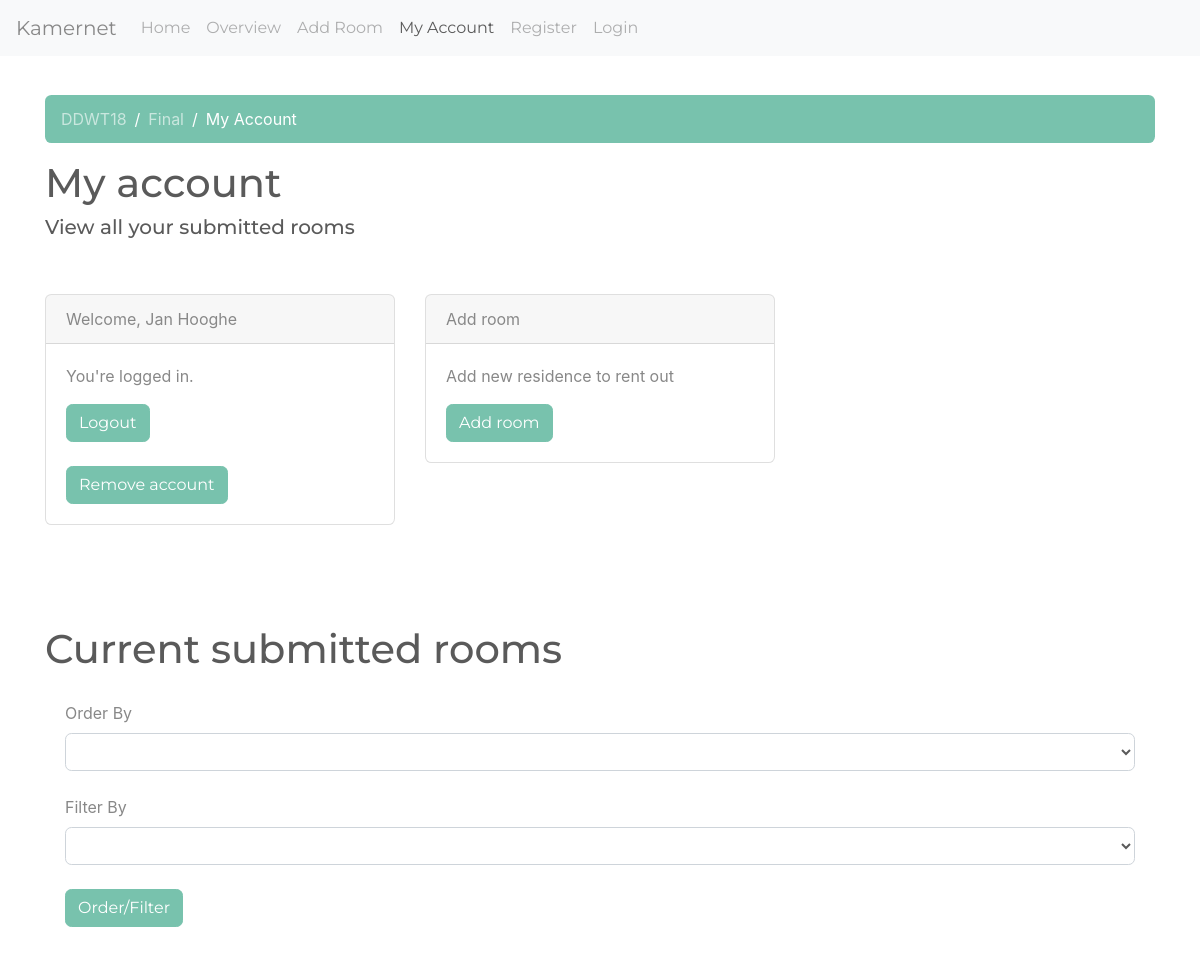
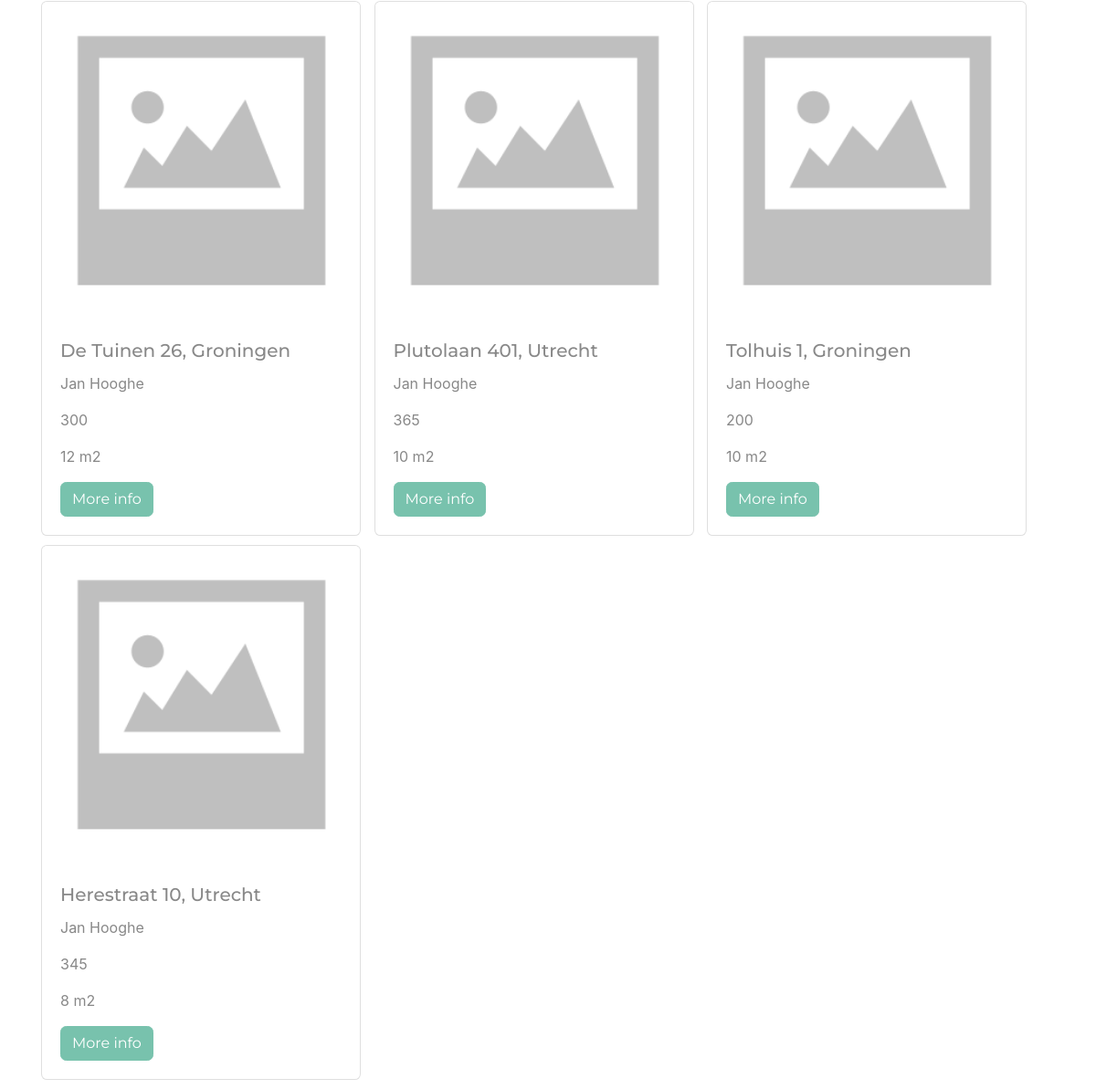
Page /DDWT18/final/myaccount/ (signed in) on the committed database (2 pictures, top to bottom).
### tables this page shows
CREATE TABLE `users` (
  `id` int(11) NOT NULL,
  `username` varchar(255) NOT NULL,
  `password` varchar(255) NOT NULL,
  `full_name` varchar(255) NOT NULL,
  `birth_date` date NOT NULL,
  `role` int(11) NOT NULL,
  `biography` varchar(255) NOT NULL,
  `profession` varchar(255) NOT NULL,
  `language` varchar(255) NOT NULL,
  `email` varchar(255) NOT NULL,
  `phonenumber` int(11) NOT NULL
);

CREATE TABLE `rooms` (
  `id` int(11) NOT NULL,
  `address` varchar(255) NOT NULL,
  `city` varchar(255) NOT NULL,
  `type` varchar(255) NOT NULL,
  `price` int(3) NOT NULL,
  `size` int(3) NOT NULL,
  `owner` int(11) NOT NULL,
  `thumbnail` varchar(150) DEFAULT NULL
);

### model.php (the view, shortened to what this page needs)
<?php
function new_route($route_uri, $request_type){
    $route_uri_expl = array_filter(explode('/', $route_uri));
    $current_path_expl = array_filter(explode('/',parse_url($_SERVER['REQUEST_URI'], PHP_URL_PATH)));
    if ($route_uri_expl == $current_path_expl && $_SERVER['REQUEST_METHOD'] == strtoupper($request_type)) {
        return True;
    }
}
function na($url, $active){
    return [$url, $active];
}
function get_breadcrumbs($breadcrumbs) {
    $breadcrumbs_exp = '
    <nav aria-label="breadcrumb">
    <ol class="breadcrumb">';
    foreach ($breadcrumbs as $name => $info) {
        if ($info[1]){
            $breadcrumbs_exp .= '<li class="breadcrumb-item active" aria-current="page">'.$name.'</li>';
        }else{
            $breadcrumbs_exp .= '<li class="breadcrumb-item"><a href="'.$info[0].'">'.$name.'</a></li>';
        }
    }
    $breadcrumbs_exp .= '
    </ol>
    </nav>';
    return $breadcrumbs_exp;
}
function get_navigation($navigation_tpl, $active_id){
    $navigation_exp = '
    <nav class="navbar navbar-expand-lg navbar-light bg-light">
    <a class="navbar-brand">Kamernet</a>
    <button class="navbar-toggler" type="button" data-toggle="collapse" data-target="#navbarSupportedContent" aria-controls="navbarSupportedContent" aria-expanded="false" aria-label="Toggle navigation">
    <span class="navbar-toggler-icon"></span>
    </button>
    <div class="collapse navbar-collapse" id="navbarSupportedContent">
    <ul class="navbar-nav mr-auto">';
    foreach ($navigation_tpl as $name => $info) {
        $nav_info = na($name, $info);
        if ($nav_info[0] == $active_id){
            $navigation_exp .= '<li class="nav-item active">';
            $navigation_exp .= '<a class="nav-link" href="'.$nav_info[1]['url'].'">'.$nav_info[1]['name'].'</a>';
        }else{
            $navigation_exp .= '<li class="nav-item">';
            $navigation_exp .= '<a class="nav-link" href="'.$nav_info[1]['url'].'">'.$nav_info[1]['name'].'</a>';
        }
        $navigation_exp .= '</li>';
    }
    $navigation_exp .= '
    </ul>
    </div>
    </nav>';
    return $navigation_exp;
}
function get_rooms_owner($pdo, $userid, $status){
    $filter = $order = 0;
    $sql = 'SELECT * FROM rooms WHERE owner = ?';
    $stmt = $pdo->prepare($sql);
    $stmt->execute([$userid]);
    $series = $stmt->fetchAll();
    $series_exp = Array();
    foreach ($series as $key => $value){
        foreach ($value as $user_key => $user_input) {
            $series_exp[$key][$user_key] = htmlspecialchars($user_input);
        }
    }
    return $series_exp;
}
function get_cities($pdo){
    $stmt = $pdo->prepare('SELECT DISTINCT city FROM rooms');
    $stmt->execute();
    $cities = $stmt->fetchAll();
    $cities_exp = Array();
    foreach ($cities as $key => $value){
        foreach ($value as $user_key => $user_input) {
            $cities_exp[$key][$user_key] = htmlspecialchars($user_input);
        }
    }
    return $cities_exp;
}
function get_room_table($series, $pdo, $route){
    $cities = get_cities($pdo);
    $card_exp = '<div class="card-body"><form action="/DDWT18/final/';
    $card_exp .= $route;
    $card_exp .= '" method="post">
    <div class="form-group">
      <label for="inputUsername">Order By</label>
      <select name="order" class="form-control" id="inputUsername">
      <option> </option>
       <option value="price up">Price Up</option>
       <option value="price down">Price Down</option>
       <option value="size up">Size Up</option>
       <option value="size down">Size Down</option>
      </select><br>
      <label for="inputUsername">Filter By</label>
      <select name="filter" class="form-control" id="inputUsername">
      <option> </option>';
    foreach ($cities as $key => $value){
        foreach ($value as $user_key => $user_input) {
            $card_exp .= '<option value="';
            $card_exp .= $user_input;
            $card_exp .= '">';
            $card_exp .= $user_input;
            $card_exp .= '</option>';
        }
    }
    $card_exp .= '
      </select><br>
   <button type="submit" class="btn btn-primary">Order/Filter</button></div>
  </form></div>';
    foreach ($series as $key => $value) {
        $room_id = $value['id'];
        $th_array = get_thumbnail($room_id, $pdo);
        $thumbnail = $th_array[0]['thumbnail'];
            if ($thumbnail == '') {
                $path = "/DDWT18/final/placeholder.png";
            }
            else {
                $path = "/DDWT18/final/images/$room_id/$thumbnail";
            }
        $card_exp .= '<div class="card" id="overview-card" style="width: 350px;">
 <img class="card-img-top" src='.$path.' alt="Card image cap" height="350px">
  <div class="card-body">
    <h5 class="card-title"><i class="fas fa-home"></i> '.$value['address'].', '.$value['city'].'</h5>
    <p class="card-text"><i class="fas fa-user"></i> '.get_username($pdo,$value['owner'])['full_name'].'</p>
    <p class="card-text"><i class="fas fa-euro-sign"></i> '.$value['price'].'</p>
    <p class="card-text"><i class="fas fa-chair"></i> '.$value['size'].' m2</p>
    <a href="/DDWT18/final/room/?room_id='.$value['id'].'" role="button" class="btn btn-primary">More info</a>
  </div>
</div>
';
    }
    return $card_exp;
}
function get_username($pdo, $user_id) {
    $stmt = $pdo->prepare("SELECT full_name FROM users WHERE id=?");
    $stmt->execute([$user_id]);
    $username = $stmt->fetch();
    return $username;
}
function get_userinfo($pdo, $user_id){
    $stmt = $pdo->prepare('SELECT * FROM users WHERE id = ?');
    $stmt->execute([$user_id]);
    $user_info = $stmt->fetch();
    $user_info_exp = Array();
    foreach ((array) $user_info as $key => $value){
        $user_info_exp[$key] = htmlspecialchars($value);
    }
    return $user_info_exp;
}
function count_owned_rooms($pdo, $userid) {
    $stmt = $pdo->prepare("SELECT * FROM rooms WHERE owner = ?");
    $stmt->execute([$userid]);
    $optins = $stmt->rowCount();
    return $optins;
}
function get_thumbnail($room_id, $pdo) {
    $stmt = $pdo->prepare("SELECT thumbnail FROM rooms WHERE id = ?");
    $stmt->execute([
        $room_id
    ]);
    $name = $stmt->fetchAll();
    return $name;
}

### index.php (shortened to what this page needs)
<?php
include 'model.php';
$db = connect_db('localhost:3307', 'ddwt18_finalproject', 'ddwt18', 'ddwt18');
$template = Array(
    1 => Array(
        'name' => 'Home',
        'url' => '/DDWT18/final/'
    ),
    2 => Array(
        'name' => 'Overview',
        'url' => '/DDWT18/final/overview/'
    ),
    3 => Array(
        'name' => 'Add Room',
        'url' => '/DDWT18/final/add/'
    ),
    4 => Array(
        'name' => 'My Account',
        'url' => '/DDWT18/final/myaccount/'
    ),
    5 => Array(
        'name' => 'Register',
        'url' => '/DDWT18/final/register/'
    ),
    6 => Array(
        'name' => 'Login',
        'url' => '/DDWT18/final/login/'
    ));;
if (new_route('/DDWT18/final/', 'get')) {
    $page_title = 'Home';
    $breadcrumbs = get_breadcrumbs([
        'DDWT18' => na('/DDWT18/', False),
        'Final' => na('/DDWT18/final/', False),
        'Home' => na('/DDWT18/final/', True)
    ]);
    $navigation = get_navigation($template, 1);
    $page_subtitle = 'The online platform to see all the available rooms here in Groningen';
    $page_content = 'On Available Rooms you can add rooms that you have available. You can see all the available rooms in Groningen. By listing your available rooms you help all the students who still need a room.';
    if ( isset($_GET['error_msg']) ) {
        $error_msg = get_error($_GET['error_msg']);
    }
    include use_template('main');
}
elseif (new_route('/DDWT18/final/myaccount/', 'get')) {
    $user = get_username($db, $_SESSION['user_id'])['full_name'];
    $page_title = 'My account';
    $breadcrumbs = get_breadcrumbs([
        'DDWT18' => na('/DDWT18/', False),
        'Final' => na('/DDWT18/final/', False),
        'My Account' => na('/DDWT18/final/myaccount', True)
    ]);
    $navigation = get_navigation($template, 4);
    $role = get_userinfo($db, $_SESSION['user_id'])['role'];
    if ($role == 2 && count_optins($db, $_SESSION['user_id'])) {
        $page_subtitle = sprintf("View all your submitted opt-ins");
        $display_optins = True;
        $left_content = get_optin_table_tenant(get_alloptins_tenant($db, $_SESSION['user_id']), $db);
    } elseif ($role == 2) {
        $page_subtitle = sprintf("You have no optins yet");
        $display_optins = False;
    } elseif ($role == 1 && count_owned_rooms($db, $_SESSION['user_id'])) {
        $page_subtitle = sprintf("View all your submitted rooms");
        $display_optins = True;
        $left_content = get_room_table(get_rooms_owner($db, $_SESSION['user_id'], $_GET), $db, 'myaccount');
    } elseif ($role == 1) {
        $page_subtitle = sprintf("You have no rooms for rent yet.");
        $display_optins = False;
    }
    include use_template('account');
}

### views/account.php (shortened to what this page needs)
<!doctype html>
<html lang="en">
<head>
    <link rel="stylesheet" href="/DDWT18/final/css/bootstrap.min.css">
    <link rel="stylesheet" href="/DDWT18/final/css/main.css">
</head>
<body>
<?= $navigation ?>
<div class="container">
    <div class="pd-15">&nbsp</div>
    <?= $breadcrumbs ?>
    <div class="row">
        <div class="col-md-12">
            <h1><?= $page_title ?></h1>
            <h5><?= $page_subtitle ?></h5>
        </div>
    </div>
    <div class="pd-15">&nbsp;</div>
    <div class="row">
        <div class="col-md-4">
            <div class="card">
                <div class="card-header">
                    Welcome, <?= $user ?>
                </div>
                <div class="card-body">
                    <p>You're logged in.</p>
                    <a href="/DDWT18/final/logout/" class="btn btn-primary">Logout</a>
                    <br>
                    <br>
                    <a href="/DDWT18/final/removeaccount/" class="btn btn-primary" onclick="return confirm('Are you sure you want to remove your account?');">Remove account</a>
                </div>
            </div>
        </div>
        <div class="col-md-4">
            <div class="card">
                <div class="card-header">
                    Add room
                </div>
                <div class="card-body">
                    <p>Add new residence to rent out</p>
                    <a href="/DDWT18/final/add/" class="btn btn-primary">Add room</a>
                </div>
            </div>
        </div>
    </div>
    <div class="optin">
        <?php if($display_optins) {?>
            <?php if(isset($left_content)){?>
                <?php if ($role == 2) {?>
                <h1 id="header">Current Opt-ins</h1>
                <?php echo $left_content;} else {?>
                    <h1 id="header">Current submitted rooms</h1>
                    <?php echo $left_content;}?>
                <?php }?>
        <?php }?>
    </div>
</div>
</body>
</html>

### css/main.css (style rules this page uses)
.pd-15 { padding: 15px 0 0 0; }
#overview-card { display: inline-block; margin-right: 10px; margin-bottom: 10px; }
.optin { margin-top: 100px; }
#header { margin-top: 100px; }

### rows in the picture
users: full_name "Jan Hooghe"
rooms: address "De Tuinen 26", city "Groningen", owner.full_name "Jan Hooghe", price "300", size "12"
rooms: address "Plutolaan 401", city "Utrecht", owner.full_name "Jan Hooghe", price "365", size "10"
rooms: address "Tolhuis 1", city "Groningen", owner.full_name "Jan Hooghe", price "200", size "10"
rooms: address "Herestraat 10", city "Utrecht", owner.full_name "Jan Hooghe", price "345", size "8"

### other values in the picture
$nav_info[1]['name'] "Home"
$nav_info[1]['name'] "Overview"
$nav_info[1]['name'] "Add Room"
$nav_info[1]['name'] "My Account"
$nav_info[1]['name'] "Register"
$nav_info[1]['name'] "Login"
$name "DDWT18"
$name "Final"
$name "My Account"
$page_title "My account"
$page_subtitle "View all your submitted rooms"
